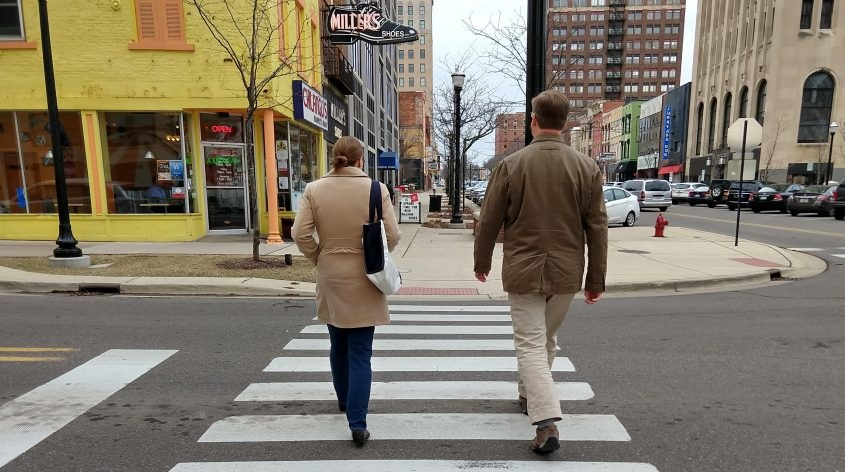
#> input picture examples/cv40examples-main/code/19行人检测/backPadding2.jpg, 845 x 472 px
$ python '例19.3.py'
#> lines starting #> are read from the running program, lines starting #| are printed output that depends on the picture; after the words box and inside, x2 and y2 are one past the last pixel; in counts of white or black regions, pixels touching at a corner belong together
"""
@author: 李立宗  lilizong@gmail.com
微信公众号：计算机视觉之光（微信号cvlight）
计算机视觉40例——从入门到深度学习（python+OpenCV）（待定名称）
李立宗 著     电子工业出版社
"""


import cv2
import time
def detect(image,padding):
    imagex=image.copy()   #函数内部做个副本，让每个函数运行在不同的图像上
    hog = cv2.HOGDescriptor()   #初始化方向梯度直方图描述子
    #设置SVM为一个预先训练好的行人检测器
    hog.setSVMDetector(cv2.HOGDescriptor_getDefaultPeopleDetector())
    #调用函数detectMultiScale，检测行人对应的边框
    time_start = time.time()     #记录开始时间
    #获取（行人对应的矩形框、对应的权重）
    (rects, weights) = hog.detectMultiScale(imagex,
                        winStride=(16,16),padding=padding)
    time_end = time.time()    #记录结束时间
    # 绘制每一个矩形框
    for (x, y, w, h) in rects:
        cv2.rectangle(imagex, (x, y), (x + w, y + h), (0, 0, 255), 2)
    print("Padding size:",padding,",time:",time_end-time_start)
    name=str(padding[0]) + "," + str(padding[0])
    cv2.imshow(name, imagex)     #显示原始效果
image = cv2.imread("backPadding2.jpg")
#> image is the input picture: shape (472, 845, 3); mean B, G, R 106.2, 120.9, 128.7
detect(image,(0,0))
#> in detect, `(rects, weights) = hog.detectMultiScale(imagex, winStride=(16,16),padd..`: rects = ()
detect(image,(8,8))
#> call 2 of detect, with padding = (8, 8)
#> in detect (call 2), `(rects, weights) = hog.detectMultiScale(imagex, winStride=(16,16),padd..`: rects = [[282, 198, 134, 266]]; weights = [1.29]
#> the loop in detect (call 2), `for (x, y, w, h) in rects:` made 1 pass
#> after the loop in detect (call 2), `for (x, y, w, h) in rects:`:
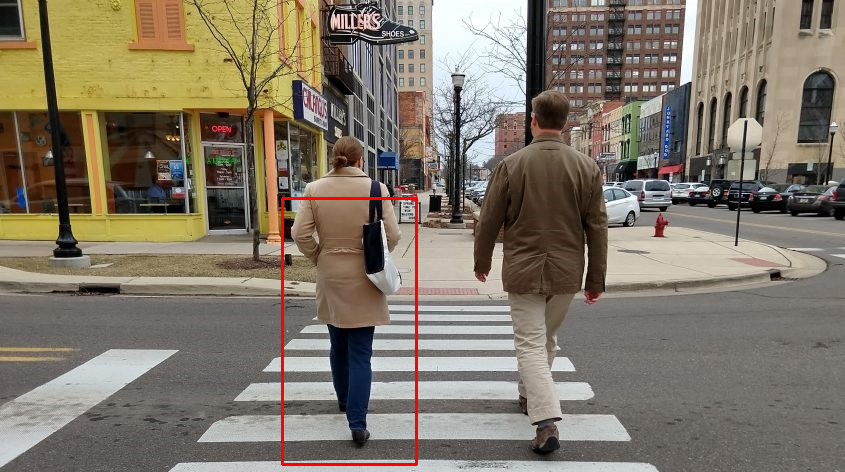
#> imagex: shape (472, 845, 3); 0.6% of pixels changed, all inside (x1, y1, x2, y2) = (281, 197, 418, 466)
cv2.waitKey(0)
cv2.destroyAllWindows()

$ run again, with examples/cv40examples-main/code/19行人检测/back.jpg copied over examples/cv40examples-main/code/19行人检测/backPadding2.jpg
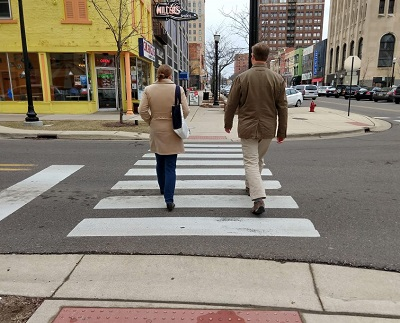
#> input picture examples/cv40examples-main/code/19行人检测/back.jpg, 400 x 323 px
#> image is the input picture: shape (323, 400, 3); mean B, G, R 115.8, 128.6, 137
#> rects = [[133, 86, 69, 139], [204, 27, 107, 214], [107, 25, 110, 220]]; weights = [0.811, 1.57, 1.56]
#> the loop in detect, `for (x, y, w, h) in rects:` made 3 passes
#> after the loop in detect, `for (x, y, w, h) in rects:`:
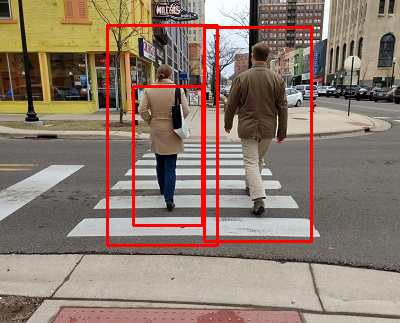
#> imagex: shape (323, 400, 3); 3.85% of pixels changed, all inside (x1, y1, x2, y2) = (106, 24, 313, 247)
#> rects = [[123, 59, 87, 173], [204, 21, 112, 224]]; weights = [1.43, 1.53]
#> the loop in detect (call 2), `for (x, y, w, h) in rects:` made 2 passes
#> after the loop in detect (call 2), `for (x, y, w, h) in rects:`:
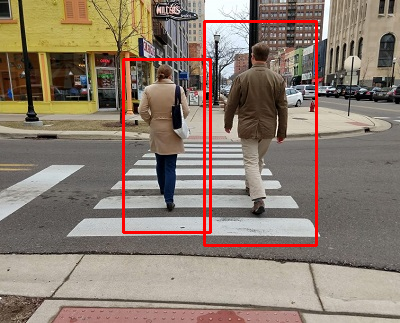
#> imagex: shape (323, 400, 3); 2.75% of pixels changed, all inside (x1, y1, x2, y2) = (122, 20, 318, 247)

$ run again, with examples/cv40examples-main/code/19行人检测/nms.jpg copied over examples/cv40examples-main/code/19行人检测/backPadding2.jpg
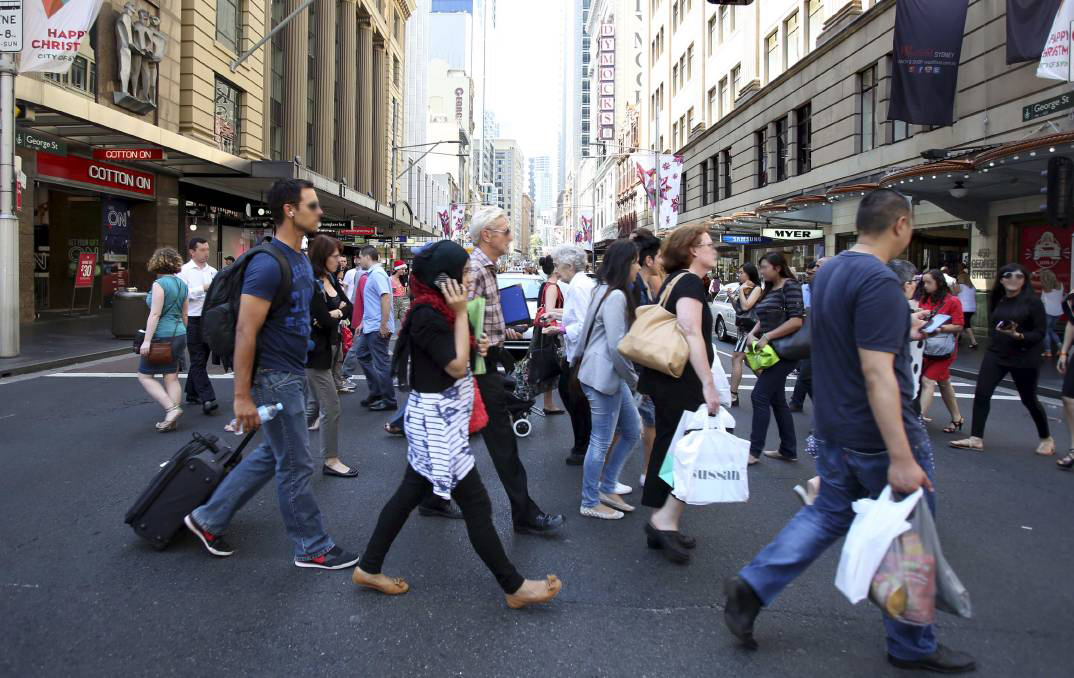
#> input picture examples/cv40examples-main/code/19行人检测/nms.jpg, 1074 x 678 px
#> image is the input picture: shape (678, 1074, 3); mean B, G, R 107.5, 100.1, 100.8
#> rects = [[652, 264, 71, 141], [740, 334, 72, 145]]; weights = [0.63, 0.513]
#> the loop in detect, `for (x, y, w, h) in rects:` made 2 passes
#> after the loop in detect, `for (x, y, w, h) in rects:`:
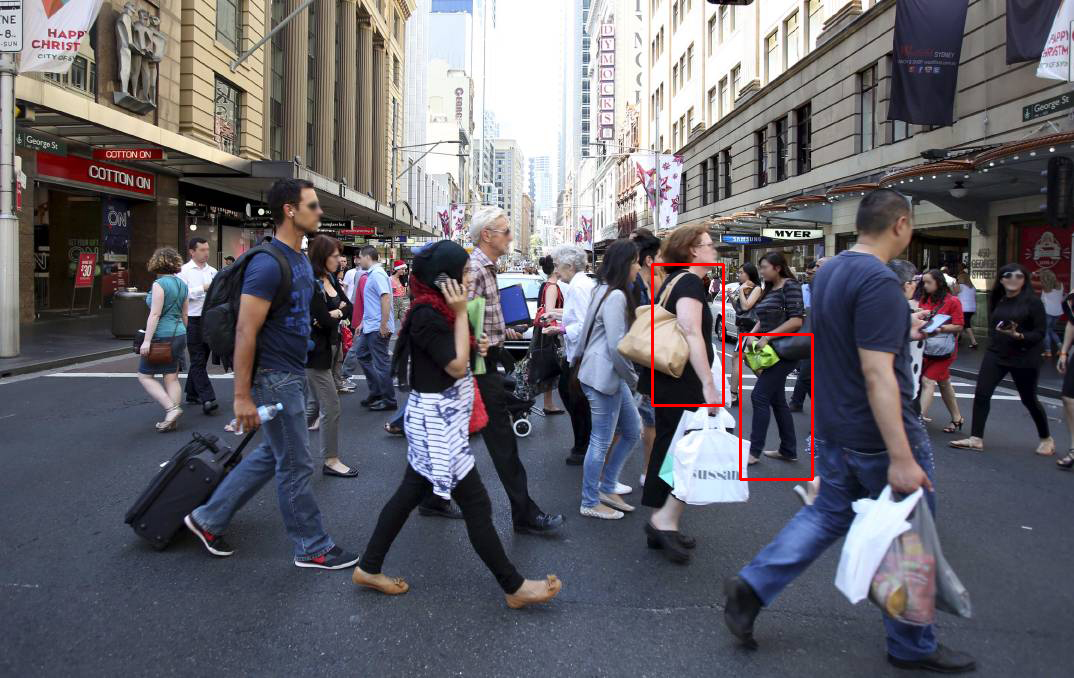
#> imagex: shape (678, 1074, 3); 0.35% of pixels changed, all inside (x1, y1, x2, y2) = (651, 263, 814, 481)
